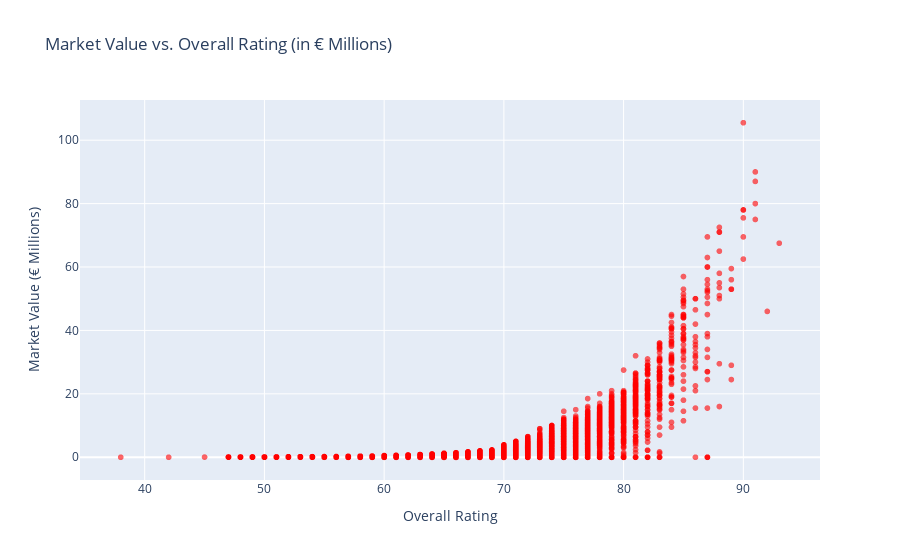

Write notebook code for a chart like this one.
### Markdown cell above
## 📈 Market Value vs. Overall Rating (in € Millions)

This scatter plot shows the relationship between player overall ratings (OVA) and their market value in millions of euros.

### Inferences:
- **Positive Correlation**: Higher overall ratings (OVA) tend to correspond with higher market values.
- **Outliers**: Some players have high market values despite lower ratings, likely due to factors like popularity or potential.
- **Concentration**: Most players with lower ratings have lower market values, with fewer players at higher ratings commanding higher values.
  
Overall, overall rating is a strong predictor of market value, though other factors also play a role.

### Code cell
# Create an interactive scatter plot using Plotly
fig = px.scatter(fifa_data, x='OVA', y='Value_Millions', 
                 title='Market Value vs. Overall Rating (in € Millions)',
                 labels={'OVA': 'Overall Rating', 'Value_Millions': 'Market Value (€ Millions)'},
                 opacity=0.6, color_discrete_sequence=['red'])

# Show the plot
fig.show()

### Figure 1 — Plotly figure (JSON) as saved in the notebook; plotly's stock layout.template omitted (floating-point values rounded to 4 significant figures; data arrays with more than 128 entries replaced by an {"elided": "..."} marker saying what was removed)
{"data": [{"hovertemplate": "Overall Rating=%{x}<br>Market Value (€ Millions)=%{y}<extra></extra>", "legendgroup": "", "marker": {"color": "red", "opacity": 0.6, "symbol": "circle"}, "mode": "markers", "name": "", "showlegend": false, "type": "scattergl", "x": {"elided": "17125 int values"}, "xaxis": "x", "y": {"elided": "17125 float values"}, "yaxis": "y"}], "layout": {"legend": {"tracegroupgap": 0}, "title": {"text": "Market Value vs. Overall Rating (in € Millions)"}, "xaxis": {"anchor": "y", "domain": [0, 1], "title": {"text": "Overall Rating"}}, "yaxis": {"anchor": "x", "domain": [0, 1], "title": {"text": "Market Value (€ Millions)"}}}}
